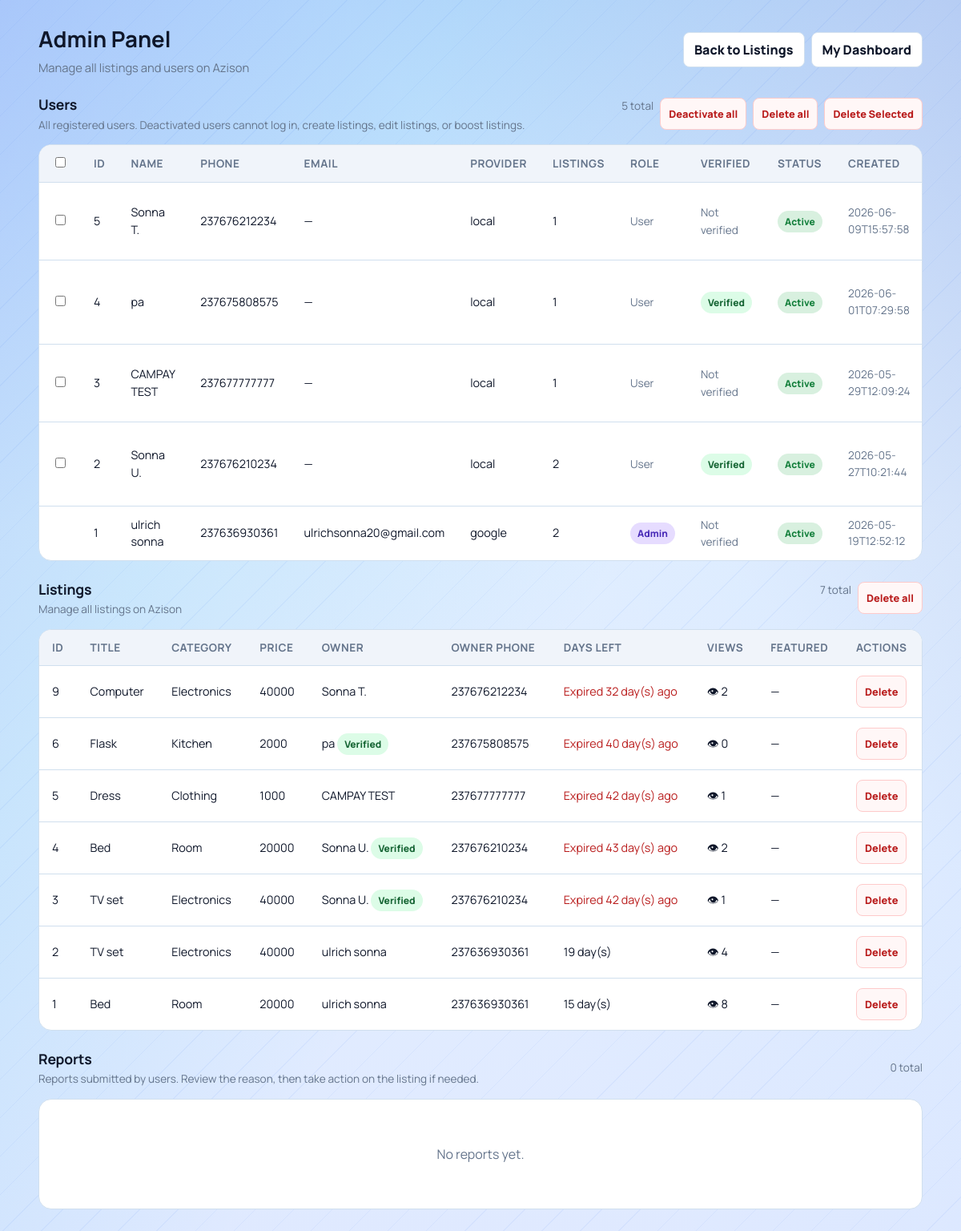
Page /admin (signed in) on the earlier database version.
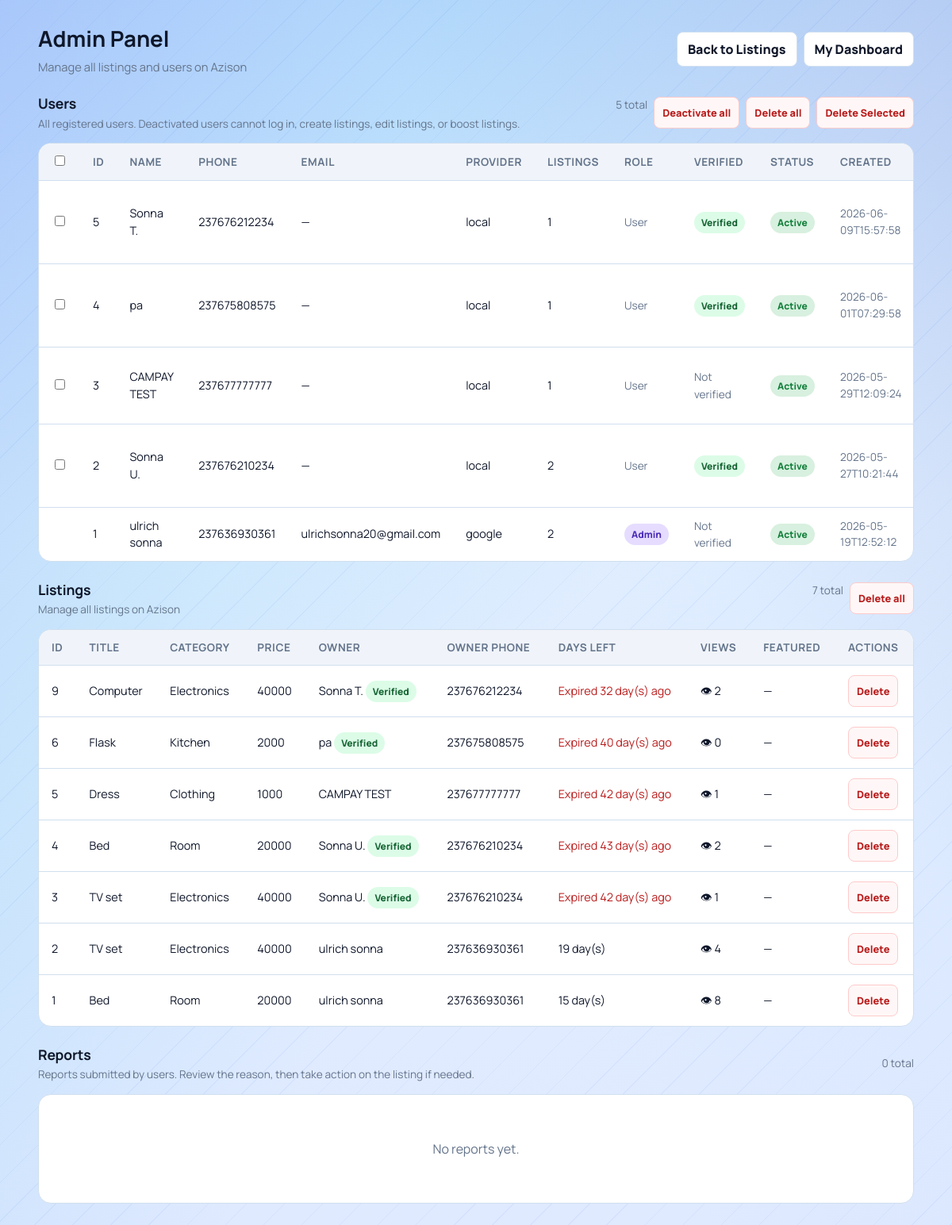
Same page on the later database version.
### tables this page shows
CREATE TABLE users(
            id INTEGER PRIMARY KEY AUTOINCREMENT,
            full_name TEXT NOT NULL,
            phone TEXT NOT NULL UNIQUE,
            password_hash TEXT NOT NULL,
            email TEXT,
            google_sub TEXT,
            auth_provider TEXT NOT NULL DEFAULT 'local',
            created_at TEXT NOT NULL
        , is_admin INTEGER DEFAULT 0, is_active INTEGER DEFAULT 1, is_verified INTEGER DEFAULT 0);

CREATE TABLE listings(
            id INTEGER PRIMARY KEY AUTOINCREMENT,
            title TEXT,
            price TEXT,
            category TEXT,
            phone TEXT,
            owner_phone TEXT,
            leave_date TEXT,
            description TEXT,
            image TEXT,
            is_featured INTEGER DEFAULT 0
        , view_count INTEGER DEFAULT 0);

### app.py (the view, shortened to what this page needs)
@app.route("/admin")
@admin_required
def admin_panel():
    conn = get_db()
    cursor = conn.cursor()
    ensure_user_verified_column(cursor)
    conn.commit()
    cursor.execute(
        """
        SELECT l.*, u.full_name as owner_name, u.is_verified as owner_is_verified
        FROM listings l
        LEFT JOIN users u ON u.phone = l.owner_phone
        ORDER BY l.id DESC
        """
    )
    rows = cursor.fetchall()
    cursor.execute(
        """
        SELECT u.id, u.full_name, u.phone, u.email, u.auth_provider, u.is_admin, u.is_active, u.is_verified, u.created_at,
               (SELECT COUNT(*) FROM listings l WHERE l.owner_phone = u.phone) AS listing_count
        FROM users u
        ORDER BY u.is_active ASC, u.id DESC
        """
    )
    user_rows = cursor.fetchall()
    cursor.execute(
        """
        SELECT r.id, r.listing_id, r.reporter_user_id, r.reason, r.comment, r.created_at,
               l.title AS listing_title, l.category AS listing_category,
               u.full_name AS reporter_name, u.phone AS reporter_phone, u.email AS reporter_email
        FROM reports r
        LEFT JOIN listings l ON l.id = r.listing_id
        LEFT JOIN users u ON u.id = r.reporter_user_id
        ORDER BY r.id DESC
        """
    )
    report_rows = cursor.fetchall()
    conn.close()
    today = current_date()
    listings = []
    for row in rows:
        leave_date = datetime.strptime(row["leave_date"], "%Y-%m-%d").date()
        days_left = (leave_date - today).days
        is_expired = days_left < 0
        is_soon = 0 <= days_left <= 3
        listings.append(
            {
                "id": row["id"],
                "title": row["title"],
                "price": row["price"],
                "category": row["category"],
                "phone": row["phone"],
                "owner_phone": row["owner_phone"] or "",
                "owner_name": row["owner_name"] or "Unknown",
                "owner_is_verified": bool(row_value(row, "owner_is_verified", 0) == 1),
                "leave_date": row["leave_date"],
                "description": row["description"] or "",
                "image": row["image"],
                "is_featured": row["is_featured"],
                "view_count": row["view_count"],
                "days_left": days_left,
                "is_expired": is_expired,
                "is_soon": is_soon,
            }
        )
    users = []
    for user_row in user_rows:
        users.append(
            {
                "id": user_row["id"],
                "full_name": user_row["full_name"] or "",
                "phone": user_row["phone"] or "",
                "email": user_row["email"] or "",
                "auth_provider": user_row["auth_provider"] or "local",
                "is_admin": bool(user_row["is_admin"] == 1),
                "is_active": bool(user_row["is_active"] == 1),
                "is_verified": bool(row_value(user_row, "is_verified", 0) == 1),
                "created_at": user_row["created_at"] or "",
                "listing_count": user_row["listing_count"] or 0,
            }
        )
    reports = []
    return render_template("admin.html", listings=listings, users=users, reports=reports)

### templates/admin.html (shortened to what this page needs)
<!DOCTYPE html>
<html lang="en">
<head>
    <link rel="stylesheet" href="{{ url_for('static', filename='css/marketplace.css') }}">
</head>
<body>
    <main class="page">
        <section class="topbar">
            <div class="title-wrap">
                <h1>Admin Panel</h1>
                <p>Manage all listings and users on Azison</p>
            </div>
            <div class="actions">
                <a class="btn" href="{{ url_for('home') }}">Back to Listings</a>
                <a class="btn" href="{{ url_for('dashboard') }}">My Dashboard</a>
            </div>
        </section>
        <section class="section-heading">
            <div>
                <h2>Users</h2>
                <p>All registered users. Deactivated users cannot log in, create listings, edit listings, or boost listings.</p>
            </div>
            <div class="actions" style="gap: 8px;">
                <span class="muted-text">{% if users %}{{ users|length }} total{% else %}0 total{% endif %}</span>
                {% if users %}
                    <form method="POST" action="{{ url_for('admin_deactivate_all_users') }}" onsubmit="return confirm('Deactivate ALL non-admin users? You can re-activate them later from this page.');" style="display:inline; margin: 0;">
                        <button class="danger-btn" type="submit">Deactivate all</button>
                    </form>
                    <button type="button" class="danger-btn" onclick="confirmDeleteAllUsers();">Delete all</button>
                    <button type="button" class="danger-btn" id="bulk-delete-users-btn" onclick="confirmBulkDeleteUsers();" disabled>Delete Selected</button>
                {% endif %}
            </div>
        </section>
        <section class="table-container">
            {% if users %}
                <table>
                    <thead>
                        <tr>
                            <th><input type="checkbox" id="select-all-users" onchange="toggleAllUserCheckboxes(this);"></th>
                            <th>ID</th>
                            <th>Name</th>
                            <th>Phone</th>
                            <th>Email</th>
                            <th>Provider</th>
                            <th>Listings</th>
                            <th>Role</th>
                            <th>Verified</th>
                            <th>Status</th>
                            <th>Created</th>
                        </tr>
                    </thead>
                    <tbody>
                        {% for u in users %}
                        <tr>
                            <td>
                                {% if not u['is_admin'] and not (current_user and current_user.get('id') == u['id']) %}
                                    <input form="bulk-delete-users-form" type="checkbox" name="user_ids" value="{{ u['id'] }}" class="user-checkbox" onchange="updateBulkDeleteButton();">
                                {% endif %}
                            </td>
                            <td>{{ u['id'] }}</td>
                            <td>{{ u['full_name'] }}</td>
                            <td>{{ u['phone'] }}</td>
                            <td>{{ u['email'] or '—' }}</td>
                            <td>{{ u['auth_provider'] }}</td>
                            <td>{{ u['listing_count'] }}</td>
                            <td>
                                {% if u['is_admin'] %}
                                    <span class="badge admin">Admin</span>
                                {% else %}
                                    <span class="muted-text">User</span>
                                {% endif %}
                            </td>
                            <td>
                                {% if u['is_verified'] %}
                                    <span class="badge verified">Verified</span>
                                {% else %}
                                    <span class="muted-text">Not verified</span>
                                {% endif %}
                            </td>
                            <td>
                                {% if u['is_active'] %}
                                    <span class="badge active">Active</span>
                                {% else %}
                                    <span class="badge deactivated">Deactivated</span>
                                {% endif %}
                            </td>
                            <td class="muted-text">{{ u['created_at'] }}</td>
                        </tr>
                        {% endfor %}
                    </tbody>
                </table>
            {% else %}
                <div class="empty">
                    <p>No users found.</p>
                </div>
            {% endif %}
        </section>
        <section class="section-heading">
            <div>
                <h2>Listings</h2>
                <p>Manage all listings on Azison</p>
            </div>
            <div class="actions" style="gap: 8px;">
                <span class="muted-text">{% if listings %}{{ listings|length }} total{% else %}0 total{% endif %}</span>
                {% if listings %}
                    <button type="button" class="danger-btn" onclick="confirmDeleteAllListings();">Delete all</button>
                {% endif %}
            </div>
        </section>
        <section class="table-container">
            {% if listings %}
                <table>
                    <thead>
                        <tr>
                            <th>ID</th>
                            <th>Title</th>
                            <th>Category</th>
                            <th>Price</th>
                            <th>Owner</th>
                            <th>Owner Phone</th>
                            <th>Days Left</th>
                            <th>Views</th>
                            <th>Featured</th>
                            <th>Actions</th>
                        </tr>
                    </thead>
                    <tbody>
                        {% for item in listings %}
                        <tr>
                            <td>{{ item['id'] }}</td>
                            <td>{{ item['title'] }}</td>
                            <td>{{ item['category'] }}</td>
                            <td>{{ item['price'] }}</td>
                            <td>
                                {{ item['owner_name'] }}
                                {% if item['owner_is_verified'] %}
                                    <span class="badge verified">Verified</span>
                                {% endif %}
                            </td>
                            <td>{{ item['owner_phone'] }}</td>
                            <td>
                                {% if item['is_expired'] %}
                                    <span style="color: var(--danger);">Expired {{ item['days_left'] * -1 }} day(s) ago</span>
                                {% elif item['is_soon'] %}
                                    <span class="deadline soon">⚡ {{ item['days_left'] }} day(s)</span>
                                {% else %}
                                    {{ item['days_left'] }} day(s)
                                {% endif %}
                            </td>
                            <td>👁 {{ item['view_count'] or 0 }}</td>
                            <td>
                                {% if item['is_featured'] == 1 %}
                                    <span class="badge featured">🔥 Featured</span>
                                {% else %}
                                    —
                                {% endif %}
                            </td>
                            <td>
                                <form method="POST" action="{{ url_for('admin_delete_listing', id=item['id']) }}" onsubmit="return confirm('Are you sure you want to delete this listing?');">
                                    <button class="danger-btn" type="submit">Delete</button>
                                </form>
                            </td>
                        </tr>
                        {% endfor %}
                    </tbody>
                </table>
            {% else %}
                <div class="empty">
                    <p>No listings found.</p>
                </div>
            {% endif %}
        </section>
        <section class="section-heading">
            <div>
                <h2>Reports</h2>
                <p>Reports submitted by users. Review the reason, then take action on the listing if needed.</p>
            </div>
            <div class="actions" style="gap: 8px;">
                <span class="muted-text">{% if reports %}{{ reports|length }} total{% else %}0 total{% endif %}</span>
            </div>
        </section>
        <section class="table-container">
            {% if reports %}
                <table>
                    <thead>
                        <tr>
                            <th>ID</th>
                            <th>Listing</th>
                            <th>Category</th>
                            <th>Reason</th>
                            <th>Comment</th>
                            <th>Reporter</th>
                            <th>Reporter Phone</th>
                            <th>Reporter Email</th>
                            <th>Submitted</th>
                            <th>Actions</th>
                        </tr>
                    </thead>
                    <tbody>
                        {% for r in reports %}
                        <tr>
                            <td>{{ r['id'] }}</td>
                            <td>
                                {% if r['listing_exists'] %}
                                    <a href="{{ url_for('listing_detail', id=r['listing_id']) }}" target="_blank" rel="noopener">{{ r['listing_title'] or ('Listing #' + r['listing_id']|string) }}</a>
                                {% else %}
                                    <span class="muted-text">Listing #{{ r['listing_id'] }} (deleted)</span>
                                {% endif %}
                            </td>
                            <td>{{ r['listing_category'] or '—' }}</td>
                            <td><span class="badge expired">{{ r['reason'] }}</span></td>
                            <td>
                                {% if r['comment'] %}
                                    <span title="{{ r['comment'] }}">{{ r['comment'][:80] }}{% if r['comment']|length > 80 %}…{% endif %}</span>
                                {% else %}
                                    <span class="muted-text">—</span>
                                {% endif %}
                            </td>
                            <td>{{ r['reporter_name'] }}</td>
                            <td>{{ r['reporter_phone'] or '—' }}</td>
                            <td>{{ r['reporter_email'] or '—' }}</td>
                            <td class="muted-text">{{ r['created_at'] }}</td>
                            <td>
                                <div style="display:flex; flex-direction:column; gap: 6px; align-items: flex-start;">
                                    <form method="POST" action="{{ url_for('admin_dismiss_report', report_id=r['id']) }}" onsubmit="return confirm('Dismiss this report? The listing will be kept.');" style="margin:0;">
                                        <button class="success-btn" type="submit">Dismiss</button>
                                    </form>
                                    {% if r['listing_exists'] %}
                                        <form method="POST" action="{{ url_for('admin_delete_listing', id=r['listing_id']) }}" onsubmit="return confirm('Delete this listing? This will also remove the report.');" style="margin:0;">
                                            <button class="danger-btn" type="submit">Delete listing</button>
                                        </form>
                                    {% else %}
                                        <span class="muted-text">No listing</span>
                                    {% endif %}
                                </div>
                            </td>
                        </tr>
                        {% endfor %}
                    </tbody>
                </table>
            {% else %}
                <div class="empty">
                    <p>No reports yet.</p>
                </div>
            {% endif %}
        </section>
    </main>
</body>
</html>

Differences in the rows shown:
changed users "Sonna T.": is_verified "Not verified" → "Verified"
shown differently, row unchanged: listings "Computer": now shows "Verified"
